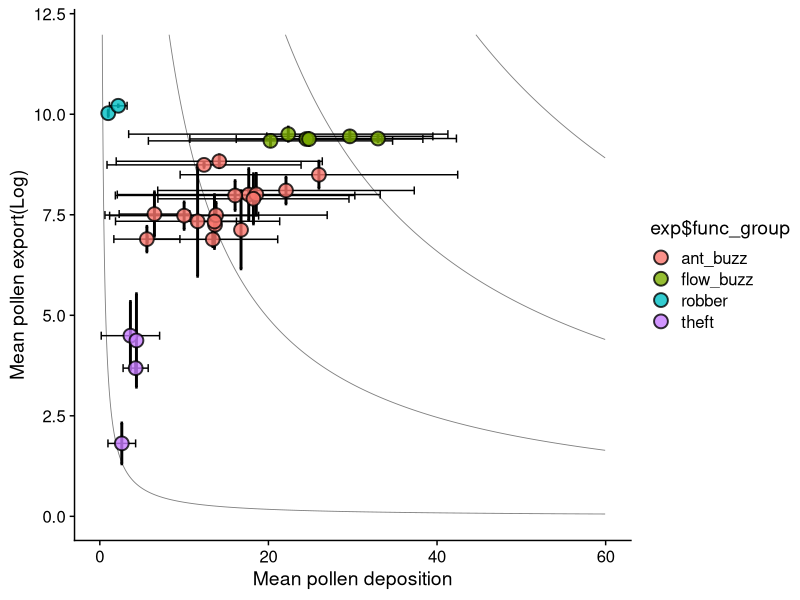
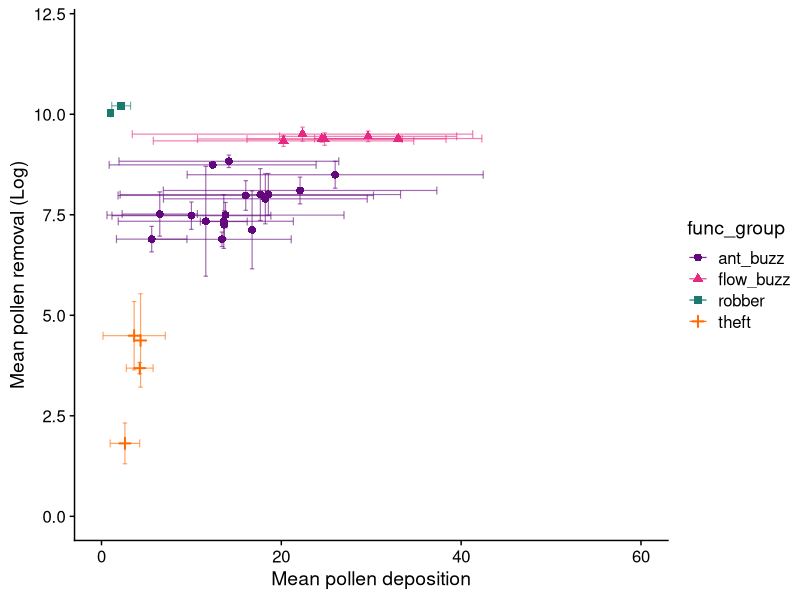

Write R code to recreate these figures, in order.
library("cowplot")
library("ggplot2")
library(dplyr)
library(ggrepel)

efic = read.csv2("1.RawData/dados_obs_grupos.csv", header = TRUE) #dados 
q1<-efic$polen_depo
q2<-log(efic$polen_expor)    
label<-efic$func_group
myxlab="Pollen deposition"
myylab="Pollen exportation (log)"

### General elements ###
    
    d <- data.frame(x = q1, y = q2, label = label)  
    
    effplot <- 
        ggplot(data = d, aes(x, y)) + 
        theme_bw() +
        labs(x = myxlab, y = myylab) +
        theme(legend.title = element_blank())
    
    ##### Plotting contour lines ####
    q1.error <- sd(q1)
    q2.error <- sd(q2)
        
    ## Define lower and upper bounds ##
        x.lower <- ifelse(is.null(q1.error), 0, min(0, q1 - q1.error, na.rm = TRUE))
        x.upper <- ifelse(is.null(q1.error), max(q1), max(q1, q1 + q1.error, na.rm = TRUE))
        y.lower <- ifelse(is.null(q2.error), 0, min(0, q2 - q2.error, na.rm = TRUE))
        y.upper <- ifelse(is.null(q2.error), max(q2), max(q2, q2 + q2.error, na.rm = TRUE))
        
        ## Calculate values ##
        df <- expand.grid(x = seq(x.lower - 0.05*x.lower, x.upper + 0.05*x.upper, length.out = 500),
                          y = seq(y.lower - 0.05*y.lower, y.upper + 0.05*y.upper, length.out = 500))
        df$z <- df$x * df$y
        
        ## Define line breaks ##
        ## other alternatives, see ?classIntervals
lines.breaks = "quantile"
nlines = 4

        lbreaks <- classInt::classIntervals(df$z, n = nlines + 1, 
                                                style = lines.breaks)$brks
 
        #### Preparing curve labels ####
            
        brk <- lbreaks[-c(1, length(lbreaks))]
        xlabel <- rep(max(df$x) + 0.05*max(df$x), times = length(brk))
        ylabel <- brk/xlabel
        
        # trying pretty labels:
        lines.labels <- ifelse(brk > 10, as.character(round(brk)), 
                                   as.character(signif(brk, digits = 2)))
        xy.labels <- data.frame(x = xlabel, y = ylabel, label = lines.labels)
        xy.labels <- subset(xy.labels, y > y.lower)
        
        lines.color = "grey50"      
        
        ### Add lines to plot ###
        effplot <- effplot +
            geom_contour(aes(x, y, z = z), data = df, colour = lines.color, 
                         breaks = lbreaks, linewidth  = 0.3) + 
            geom_text(aes(x, y, label = label), data = xy.labels)
        
    ### Draw points ###
    pts.size = 2
    pts.shape = NULL
    pts.color = NULL
   
    exp = aggregate(efic$polen_depo, list(efic$bee_sp), FUN=mean)
    sd_depo = aggregate(efic$polen_depo, list(efic$bee_sp), FUN=sd)
    exp$sd_depo<-sd_depo$x
    colnames(exp)<-c("bee_sp", "mean_depo", "sd_depo")
    
    mean_exp_log<-aggregate(log(efic$polen_expor), list(efic$bee_sp), FUN=mean)
    sd_exp_log<-aggregate(log(efic$polen_expor), list(efic$bee_sp), FUN=sd)
    
    exp$mean_exp_log<-mean_exp_log$x
    exp$sd_exp_log<-sd_exp_log$x
    #unique(efic$bee_sp)
   
    efic_unique <- efic |>
        distinct(bee_sp, .keep_all = TRUE)
    
    comb <- left_join(exp, efic_unique, by = "bee_sp")
    exp$func_group<-comb$func_group
    exp$func_group<-as.factor(exp$func_group)
    levels(exp$func_group)
    #levels(exp$func_group)<-c("flow_buzz", "ant_buzz", "robber", "theft")
    #length(exp$mean_exp_log)
    
    effplot + 
        geom_errorbar(aes(x=mean_depo, y=mean_exp_log, ymin=mean_exp_log-sd_exp_log, ymax=mean_exp_log+sd_exp_log), color="black", width=.3, linewidth=1, data=exp)+
        geom_errorbarh(aes( y=mean_exp_log, x=mean_depo, xmin = mean_depo - sd_depo, xmax = mean_depo + sd_depo), height = 0.2, color="black",data=exp)+
        scale_colour_manual(values=c("#63077D","#e72881","#1C796F", "#FF6A00")) +
        geom_point(aes(x=mean_depo, y=mean_exp_log, fill=exp$func_group, colour=exp$func_group),
                   alpha=0.8,
                   color = "black",
                   stroke = 1,
                   shape = 21,
                   size = 4,
                   data=exp)+xlim(0, 60)+ylim(0, 12)+
        labs(x="Mean pollen deposition", y = "Mean pollen export(Log)")+
        theme(text = element_text(size = 16)) + theme(axis.text.x=element_text(hjust = 1))+ theme(axis.title = element_text(size = 15))+theme(axis.text.x = element_text(size = 12))+theme_cowplot()
#         geom_text_repel(aes(x=mean_depo, y=mean_exp_log), size = label.size, label = exp$func_group, data = exp, nudge_y = 0.5, segment.size = 0.2, segment.alpha = 0.75)

    ###################Graph for the paper#####################
    
        ggplot(exp)+
          geom_errorbar(aes(x=mean_depo, ymin=mean_exp_log-sd_exp_log, ymax=mean_exp_log+sd_exp_log, color=func_group),width=.5, size=0.4, alpha = 0.6)+
          geom_errorbarh(aes(y=mean_exp_log, xmin=mean_depo-sd_depo, xmax=mean_depo+sd_depo, color=func_group), height=.2, size=0.4, alpha = 0.6) + 
          geom_point(aes(x=mean_depo, y=mean_exp_log, color=func_group, shape = func_group),
        #alpha=0.8,
        stroke = 1,
        size = 2)+xlim(0, 60)+ylim(0, 12)+
          #theme_bw()+
          labs(x="Mean pollen deposition", y = "Mean pollen removal (Log)")+
          scale_colour_manual(values=c("#63077D","#e72881", "#1C796F", "#FF6A00")) +
          theme(legend.position = "none")+theme(text = element_text(size = 16)) + 
          theme(axis.text.x=element_text(hjust = 1)) +
          theme(axis.title = element_text(size = 15))+
          theme(axis.text.x = element_text(size = 12))+
          theme_cowplot()
        
        
